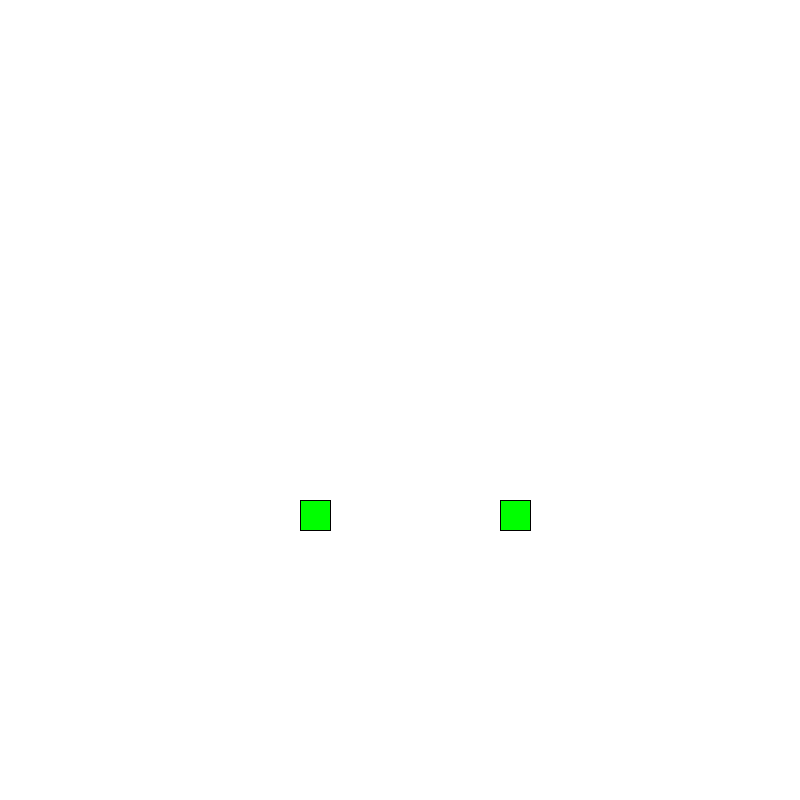
Frame 1 (no input)
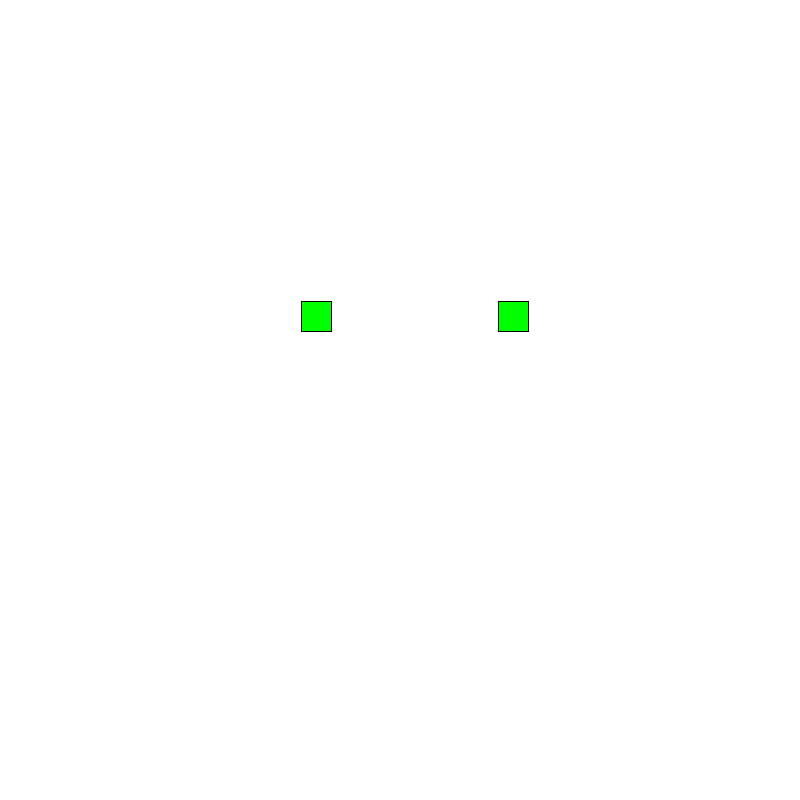
Frame 60 (the mouse pressed at the canvas centre just before this capture)
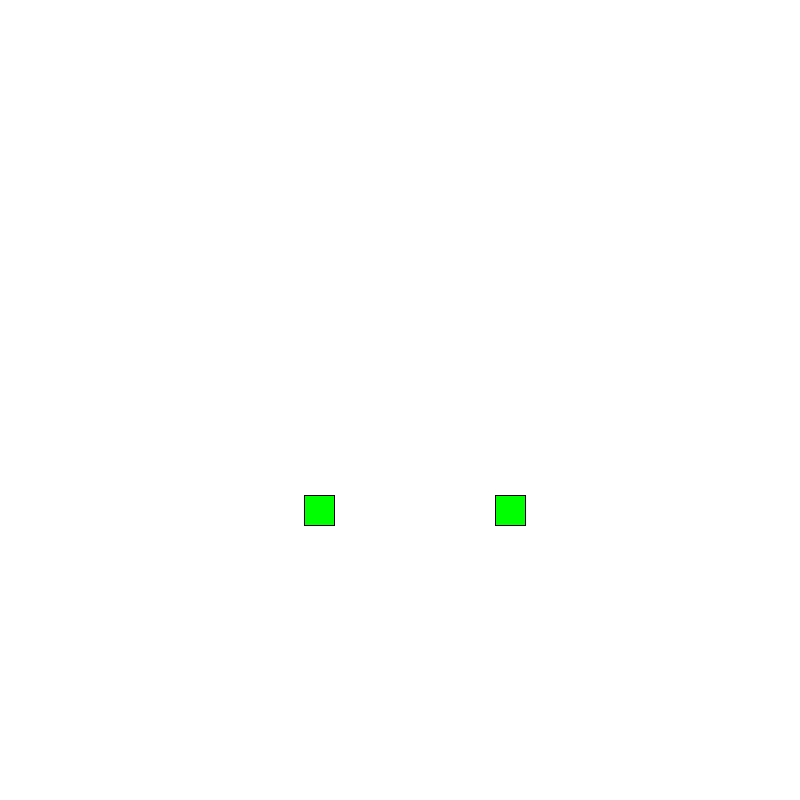
Frame 120 (the mouse held since frame 60 and released just before this capture)

The Processing sketch that drew these frames (run headless with seeded random() and noise(); from frame 60 on, the mouse is pressed at the canvas centre):

// Processing sketch: SHM
// ── SHM.pde
// Initialize the boxes with their position and length and width
Box box1 = new Box(500,500,400,400);
Box box2 = new Box(300,500,400,400);
void setup() {
  size(800, 800); 
  frameRate(50);
}

void draw() { 
   background(255);
   box1.show();
   box2.show();
   box1.update();
   box2.update();
}

// ── Box.pde
class Box {
   PVector pos;
   PVector vel;
   PVector acc;
   float m;
   float k;
   PVector eq_pos;
   
   
   Box(float x, float y, float eq_x, float eq_y){
     m =  2000;
     k = 5;
     eq_pos = new PVector(eq_x,eq_y);
     pos = new PVector(x,y);
     vel = new PVector(0,0);
     acc = new PVector(0,0);
   }
   
   void show(){
      fill(0,255,0);
      rect(pos.x,pos.y,30,30);
   }
   
   void update(){
      acc.x = (-k/m)*(pos.x-eq_pos.x);
      acc.y = (-k/m)*(pos.y-eq_pos.y);
      vel.add(acc);
      pos.add(vel);
   }
     
   
}
